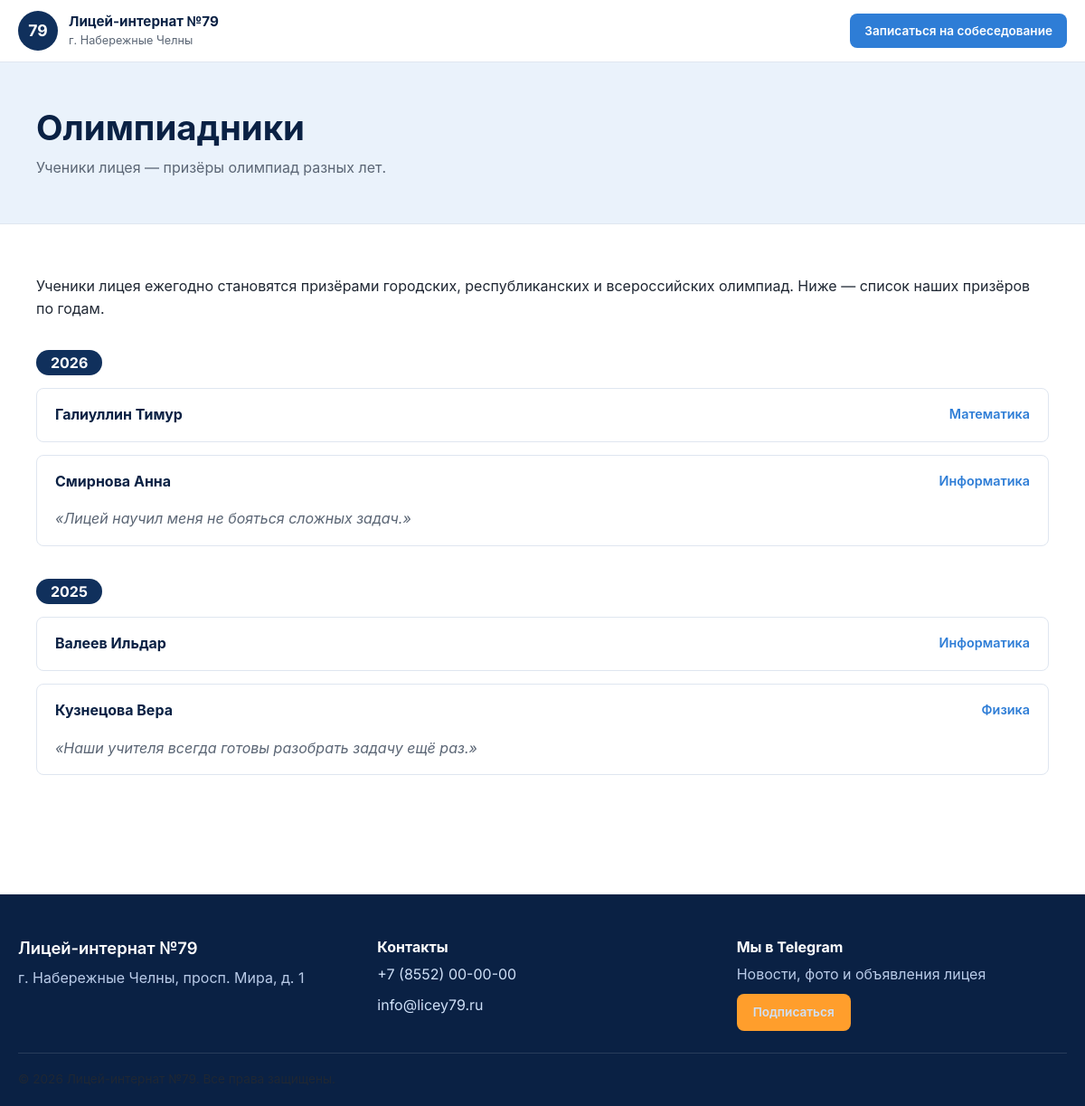
/olympiad.php, run on the app's committed database.
### tables this page shows
CREATE TABLE IF NOT EXISTS pages (
    id               INT UNSIGNED AUTO_INCREMENT PRIMARY KEY,
    slug             VARCHAR(191) NOT NULL,
    title            VARCHAR(255) NOT NULL,
    content          MEDIUMTEXT NULL,
    meta_description VARCHAR(500) NULL,
    protected        TINYINT(1) NOT NULL DEFAULT 0,
    nav_order        INT NOT NULL DEFAULT 100,
    updated_at       DATETIME NOT NULL DEFAULT CURRENT_TIMESTAMP ON UPDATE CURRENT_TIMESTAMP,
    UNIQUE KEY uniq_slug (slug)
);

CREATE TABLE IF NOT EXISTS olympiad_winners (
    id         INT UNSIGNED AUTO_INCREMENT PRIMARY KEY,
    year       SMALLINT UNSIGNED NOT NULL,
    full_name  VARCHAR(255) NOT NULL,
    subject    VARCHAR(255) NOT NULL,
    quote      TEXT NULL,
    created_at DATETIME NOT NULL DEFAULT CURRENT_TIMESTAMP,
    KEY idx_year (year)
);

### includes/functions.php (called while the page is built, shortened)
<?php
function e(?string $value): string
{
    return htmlspecialchars($value ?? '', ENT_QUOTES, 'UTF-8');
}
function get_page(PDO $pdo, string $slug): ?array
{
    $stmt = $pdo->prepare('SELECT * FROM pages WHERE slug = ? LIMIT 1');
    $stmt->execute([$slug]);
    $page = $stmt->fetch();
    return $page ?: null;
}
function render_page_blocks(?string $content): string
{
    $content = $content ?? '';
    $decoded = json_decode($content, true);
    if (!is_array($decoded) || json_last_error() !== JSON_ERROR_NONE || !is_list_array($decoded)) {
        return $content;
    }
    $html = '';
    return $html;
}

### olympiad.php (the view, shortened to what this page needs)
<?php
require_once __DIR__ . '/includes/functions.php';
$page = get_page($pdo, 'olympiad');
$winners = $pdo->query('SELECT * FROM olympiad_winners ORDER BY year DESC, full_name ASC')->fetchAll();
$byYear = [];
foreach ($winners as $winner) {
    $byYear[$winner['year']][] = $winner;
}
krsort($byYear);
require __DIR__ . '/includes/header.php';
?>
<section class="page-hero">
  <div class="container">
    <h1><?= e($page['title'] ?? 'Олимпиадники') ?></h1>
    <p>Ученики лицея — призёры олимпиад разных лет.</p>
  </div>
</section>
<section class="section">
  <div class="container">
    <?php if (!empty($page['content'])): ?>
      <div class="page-content" style="margin-bottom:32px;"><?= render_page_blocks($page['content']) ?></div>
    <?php endif; ?>
    <?php if (!$byYear): ?>
      <p class="empty-state">Список призёров пока не заполнен.</p>
    <?php else: ?>
      <?php foreach ($byYear as $year => $items): ?>
        <div class="year-group">
          <h2><span class="year-badge"><?= (int) $year ?></span></h2>
          <ul class="winner-list">
            <?php foreach ($items as $winner): ?>
              <li class="winner-item">
                <span class="name"><?= e($winner['full_name']) ?></span>
                <span class="subject"><?= e($winner['subject']) ?></span>
                <?php if (!empty($winner['quote'])): ?>
                  <span class="quote">«<?= e($winner['quote']) ?>»</span>
                <?php endif; ?>
              </li>
            <?php endforeach; ?>
          </ul>
        </div>
      <?php endforeach; ?>
    <?php endif; ?>
  </div>
</section>
<?php require __DIR__ . '/includes/footer.php'; ?>

### css/style.css (style rules this page uses)
:root { --navy: #10305c; --navy-dark: #0a2144; --blue-light: #eaf2fb; --blue-accent: #2e7dd6; --accent: #ff9e2c; --bg: #ffffff; --bg-soft: #f4f7fb; --text: #1f2733; --text-muted: #5b6675; --border: #dfe6f0; --radius: 14px; --radius-sm: 8px; --shadow: 0 10px 30px rgba(16, 48, 92, 0.08); --shadow-sm: 0 4px 12px rgba(16, 48, 92, 0.08); --font: 'Inter', -apple-system, BlinkMacSystemFont, 'Segoe UI', Roboto, Arial, sans-serif; --container-width: 1160px; }
* { box-sizing: border-box; }
html { scroll-behavior: smooth; }
body { margin: 0; font-family: var(--font); color: var(--text); background: var(--bg); line-height: 1.6; font-size: 16px; }
h1, h2, h3, h4 { color: var(--navy-dark); line-height: 1.25; margin: 0 0 .5em; }
h1 { font-size: clamp(1.8rem, 3.2vw, 2.6rem); font-weight: 700; }
h2 { font-size: clamp(1.5rem, 2.4vw, 2rem); font-weight: 700; }
p { margin: 0 0 1em; color: var(--text); }
.container { max-width: var(--container-width); margin: 0 auto; padding: 0 20px; }
.page-hero { background: var(--blue-light); padding: 48px 0; border-bottom: 1px solid var(--border); }
.page-hero h1 { margin-bottom: 8px; }
.page-hero p { color: var(--text-muted); max-width: 70ch; margin: 0; }
.section { padding: 56px 0; }
.year-group { margin-bottom: 36px; }
.year-group h2 { display: flex; align-items: center; gap: 12px; }
.year-badge { background: var(--navy); color: #fff; border-radius: 999px; padding: 4px 16px; font-size: 1rem; }
.winner-list { list-style: none; margin: 0; padding: 0; display: grid; gap: 14px; }
.winner-item { background: #fff; border: 1px solid var(--border); border-radius: var(--radius-sm); padding: 16px 20px; display: flex; justify-content: space-between; gap: 16px; flex-wrap: wrap; }
.winner-item .name { font-weight: 700; color: var(--navy-dark); }
.winner-item .subject { color: var(--blue-accent); font-weight: 600; font-size: 0.9rem; }
.winner-item .quote { color: var(--text-muted); font-style: italic; flex-basis: 100%; }

### data on the page
pages: title "Олимпиадники", content "Ученики лицея ежегодно становятся призёрами городских, республиканских и всероссийских олимпиад. Ниже — список наших призёров по годам."
olympiad_winners: full_name "Галиуллин Тимур", subject "Математика"
olympiad_winners: full_name "Смирнова Анна", subject "Информатика", quote "Лицей научил меня не бояться сложных задач."
olympiad_winners: full_name "Валеев Ильдар", subject "Информатика"
olympiad_winners: full_name "Кузнецова Вера", subject "Физика", quote "Наши учителя всегда готовы разобрать задачу ещё раз."

### other printed values
SITE_CITY "г. Набережные Челны"
$year "2026"
$year "2025"
SITE_ADDRESS "г. Набережные Челны, просп. Мира, д. 1"
SITE_PHONE "+7 (8552) 00-00-00"
SITE_EMAIL "info@licey79.ru"
